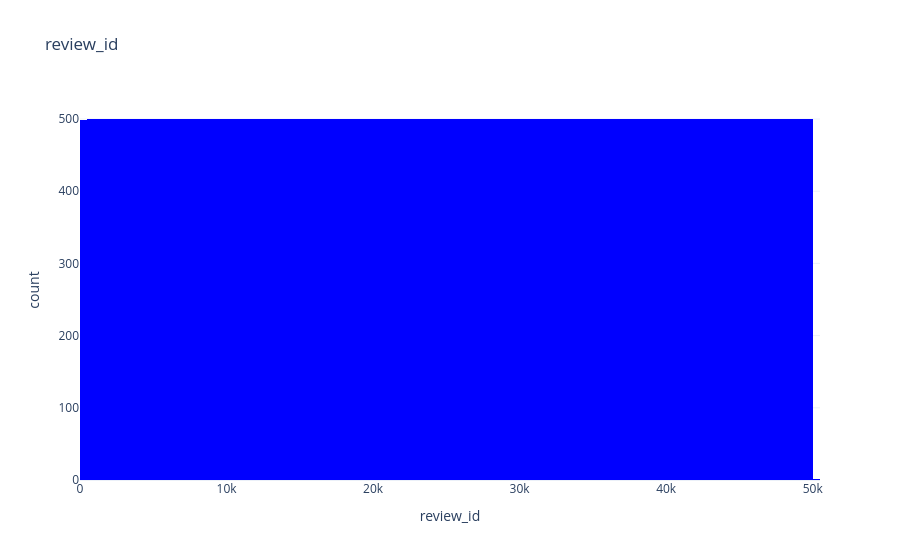
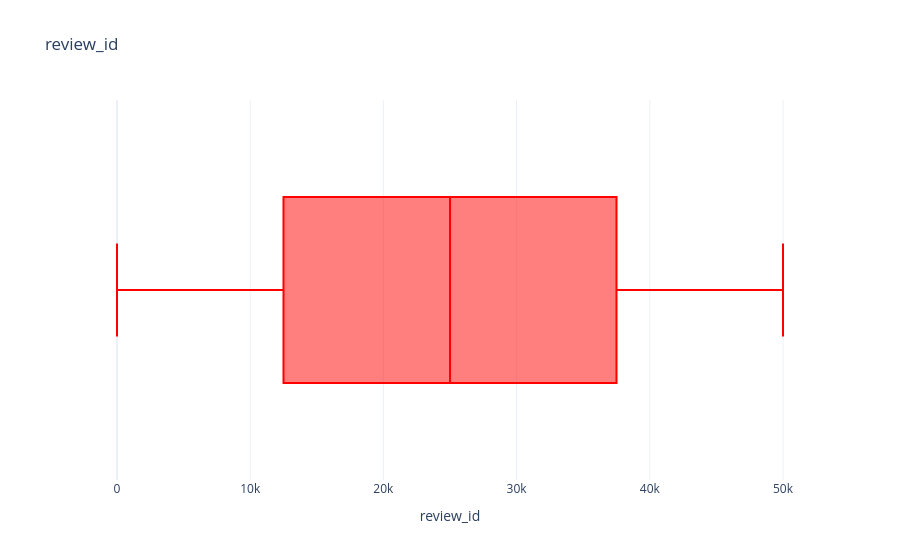
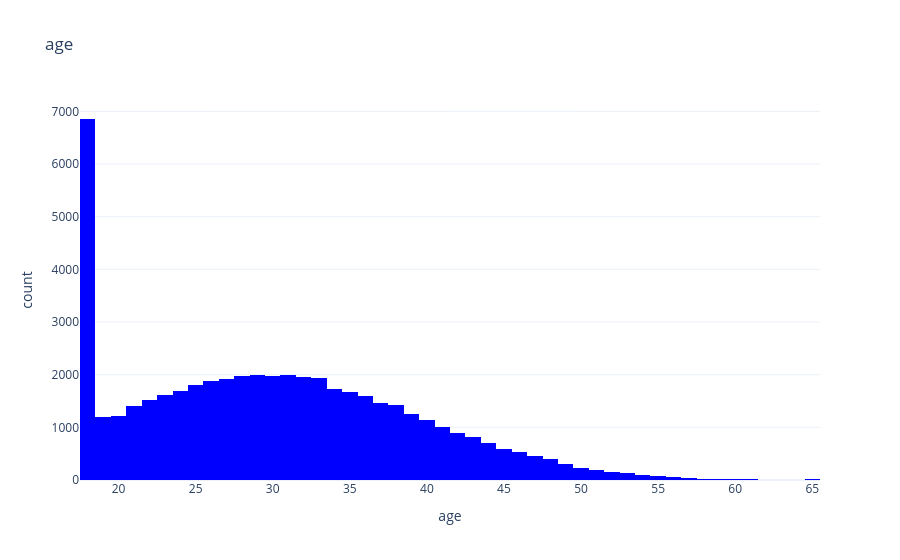
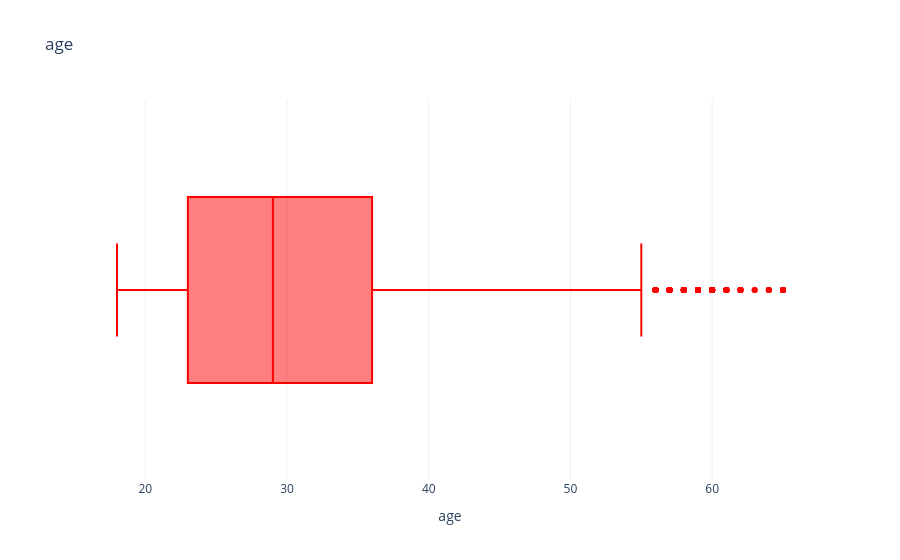

These figures' notebook cell, in order:
### Code cell
# visualize the distribution of numerical columns using histogram and box plot
for col in num_cols:
   px.histogram(data_frame=df, x=col, title=col,color_discrete_sequence=['blue']).show()
   px.box(data_frame=df, x=col, title=col,color_discrete_sequence=['red']).show()

### Figure 1 — Plotly figure (JSON) as saved in the notebook; plotly's stock layout.template omitted (floating-point values rounded to 4 significant figures; data arrays with more than 128 entries replaced by an {"elided": "..."} marker saying what was removed)
{"data": [{"bingroup": "x", "hovertemplate": "review_id=%{x}<br>count=%{y}<extra></extra>", "legendgroup": "", "marker": {"color": "blue", "pattern": {"shape": ""}}, "name": "", "orientation": "v", "showlegend": false, "type": "histogram", "x": {"elided": "50000 int values"}, "xaxis": "x", "yaxis": "y"}], "layout": {"barmode": "relative", "legend": {"tracegroupgap": 0}, "title": {"text": "review_id"}, "xaxis": {"anchor": "y", "domain": [0, 1], "title": {"text": "review_id"}}, "yaxis": {"anchor": "x", "domain": [0, 1], "title": {"text": "count"}}}}

### Figure 2 — Plotly figure (JSON) as saved in the notebook; plotly's stock layout.template omitted (floating-point values rounded to 4 significant figures; data arrays with more than 128 entries replaced by an {"elided": "..."} marker saying what was removed)
{"data": [{"alignmentgroup": "True", "hovertemplate": "review_id=%{x}<extra></extra>", "legendgroup": "", "marker": {"color": "red"}, "name": "", "notched": false, "offsetgroup": "", "orientation": "h", "showlegend": false, "type": "box", "x": {"elided": "50000 int values"}, "x0": " ", "xaxis": "x", "y0": " ", "yaxis": "y"}], "layout": {"boxmode": "group", "legend": {"tracegroupgap": 0}, "title": {"text": "review_id"}, "xaxis": {"anchor": "y", "domain": [0, 1], "title": {"text": "review_id"}}, "yaxis": {"anchor": "x", "domain": [0, 1]}}}

### Figure 3 — Plotly figure (JSON) as saved in the notebook; plotly's stock layout.template omitted (floating-point values rounded to 4 significant figures; data arrays with more than 128 entries replaced by an {"elided": "..."} marker saying what was removed)
{"data": [{"bingroup": "x", "hovertemplate": "age=%{x}<br>count=%{y}<extra></extra>", "legendgroup": "", "marker": {"color": "blue", "pattern": {"shape": ""}}, "name": "", "orientation": "v", "showlegend": false, "type": "histogram", "x": {"elided": "50000 int values"}, "xaxis": "x", "yaxis": "y"}], "layout": {"barmode": "relative", "legend": {"tracegroupgap": 0}, "title": {"text": "age"}, "xaxis": {"anchor": "y", "domain": [0, 1], "title": {"text": "age"}}, "yaxis": {"anchor": "x", "domain": [0, 1], "title": {"text": "count"}}}}

### Figure 4 — Plotly figure (JSON) as saved in the notebook; plotly's stock layout.template omitted (floating-point values rounded to 4 significant figures; data arrays with more than 128 entries replaced by an {"elided": "..."} marker saying what was removed)
{"data": [{"alignmentgroup": "True", "hovertemplate": "age=%{x}<extra></extra>", "legendgroup": "", "marker": {"color": "red"}, "name": "", "notched": false, "offsetgroup": "", "orientation": "h", "showlegend": false, "type": "box", "x": {"elided": "50000 int values"}, "x0": " ", "xaxis": "x", "y0": " ", "yaxis": "y"}], "layout": {"boxmode": "group", "legend": {"tracegroupgap": 0}, "title": {"text": "age"}, "xaxis": {"anchor": "y", "domain": [0, 1], "title": {"text": "age"}}, "yaxis": {"anchor": "x", "domain": [0, 1]}}}
